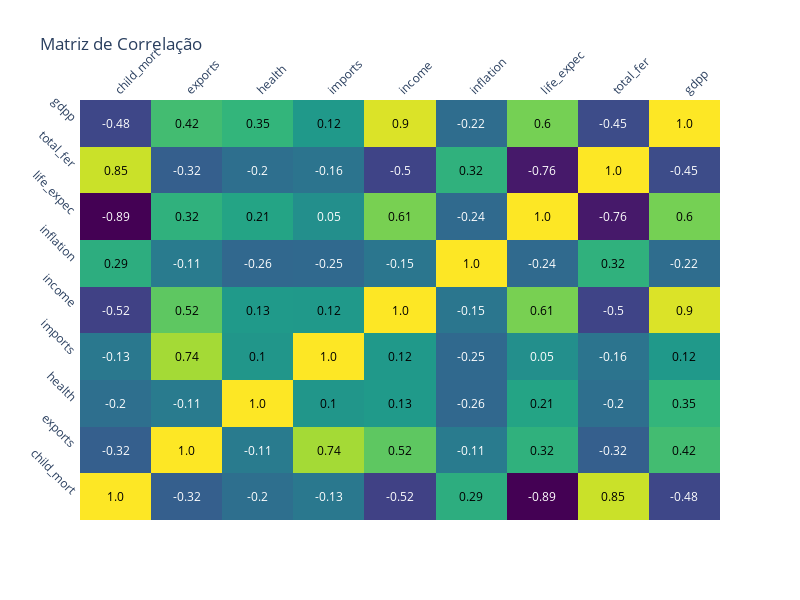

The notebook cell this image was saved under:
### Markdown cell above
### Matriz de Correlação
É crucial examinar a correlação entre variáveis, uma vez que altas correlações podem distorcer os resultados.

### Code cell
heatData = dados.drop("country", axis=1)
correlation_matrix = heatData.corr()

# Arredondar os valores da matriz de correlação para 2 casas decimais
correlation_matrix = correlation_matrix.round(2)

fig = ff.create_annotated_heatmap(
    z=correlation_matrix.values,
    x=list(correlation_matrix.columns),
    y=list(correlation_matrix.index),
    colorscale="Viridis",
    colorbar=dict(title="Correlation Coefficient", tickvals=[-1, -0.5, 0, 0.5, 1]),
)

fig.update_layout(
    height=600,  # Ajuste a altura conforme necessário
    width=800,
    title="Matriz de Correlação",
    xaxis=dict(tickangle=-45),
    yaxis=dict(tickangle=45),
)

# Mostrar o gráfico
fig.show()

### Figure 1 — Plotly figure (JSON) as saved in the notebook; plotly's stock layout.template omitted (floating-point values rounded to 4 significant figures)
{"data": [{"colorbar": {"tickvals": [-1, -0.5, 0, 0.5, 1], "title": {"text": "Correlation Coefficient"}}, "colorscale": [[0, "#440154"], [0.1111, "#482878"], [0.2222, "#3e4989"], [0.3333, "#31688e"], [0.4444, "#26828e"], [0.5556, "#1f9e89"], [0.6667, "#35b779"], [0.7778, "#6ece58"], [0.8889, "#b5de2b"], [1, "#fde725"]], "reversescale": false, "showscale": false, "type": "heatmap", "x": ["child_mort", "exports", "health", "imports", "income", "inflation", "life_expec", "total_fer", "gdpp"], "y": ["child_mort", "exports", "health", "imports", "income", "inflation", "life_expec", "total_fer", "gdpp"], "z": [[1, -0.32, -0.2, -0.13, -0.52, 0.29, -0.89, 0.85, -0.48], [-0.32, 1, -0.11, 0.74, 0.52, -0.11, 0.32, -0.32, 0.42], [-0.2, -0.11, 1, 0.1, 0.13, -0.26, 0.21, -0.2, 0.35], [-0.13, 0.74, 0.1, 1, 0.12, -0.25, 0.05, -0.16, 0.12], [-0.52, 0.52, 0.13, 0.12, 1, -0.15, 0.61, -0.5, 0.9], [0.29, -0.11, -0.26, -0.25, -0.15, 1, -0.24, 0.32, -0.22], [-0.89, 0.32, 0.21, 0.05, 0.61, -0.24, 1, -0.76, 0.6], [0.85, -0.32, -0.2, -0.16, -0.5, 0.32, -0.76, 1, -0.45], [-0.48, 0.42, 0.35, 0.12, 0.9, -0.22, 0.6, -0.45, 1]]}], "layout": {"annotations": [{"font": {"color": "#000000"}, "showarrow": false, "text": "1.0", "x": "child_mort", "xref": "x", "y": "child_mort", "yref": "y"}, {"font": {"color": "#FFFFFF"}, "showarrow": false, "text": "-0.32", "x": "exports", "xref": "x", "y": "child_mort", "yref": "y"}, {"font": {"color": "#FFFFFF"}, "showarrow": false, "text": "-0.2", "x": "health", "xref": "x", "y": "child_mort", "yref": "y"}, {"font": {"color": "#FFFFFF"}, "showarrow": false, "text": "-0.13", "x": "imports", "xref": "x", "y": "child_mort", "yref": "y"}, {"font": {"color": "#FFFFFF"}, "showarrow": false, "text": "-0.52", "x": "income", "xref": "x", "y": "child_mort", "yref": "y"}, {"font": {"color": "#000000"}, "showarrow": false, "text": "0.29", "x": "inflation", "xref": "x", "y": "child_mort", "yref": "y"}, {"font": {"color": "#FFFFFF"}, "showarrow": false, "text": "-0.89", "x": "life_expec", "xref": "x", "y": "child_mort", "yref": "y"}, {"font": {"color": "#000000"}, "showarrow": false, "text": "0.85", "x": "total_fer", "xref": "x", "y": "child_mort", "yref": "y"}, {"font": {"color": "#FFFFFF"}, "showarrow": false, "text": "-0.48", "x": "gdpp", "xref": "x", "y": "child_mort", "yref": "y"}, {"font": {"color": "#FFFFFF"}, "showarrow": false, "text": "-0.32", "x": "child_mort", "xref": "x", "y": "exports", "yref": "y"}, {"font": {"color": "#000000"}, "showarrow": false, "text": "1.0", "x": "exports", "xref": "x", "y": "exports", "yref": "y"}, {"font": {"color": "#FFFFFF"}, "showarrow": false, "text": "-0.11", "x": "health", "xref": "x", "y": "exports", "yref": "y"}, {"font": {"color": "#000000"}, "showarrow": false, "text": "0.74", "x": "imports", "xref": "x", "y": "exports", "yref": "y"}, {"font": {"color": "#000000"}, "showarrow": false, "text": "0.52", "x": "income", "xref": "x", "y": "exports", "yref": "y"}, {"font": {"color": "#FFFFFF"}, "showarrow": false, "text": "-0.11", "x": "inflation", "xref": "x", "y": "exports", "yref": "y"}, {"font": {"color": "#000000"}, "showarrow": false, "text": "0.32", "x": "life_expec", "xref": "x", "y": "exports", "yref": "y"}, {"font": {"color": "#FFFFFF"}, "showarrow": false, "text": "-0.32", "x": "total_fer", "xref": "x", "y": "exports", "yref": "y"}, {"font": {"color": "#000000"}, "showarrow": false, "text": "0.42", "x": "gdpp", "xref": "x", "y": "exports", "yref": "y"}, {"font": {"color": "#FFFFFF"}, "showarrow": false, "text": "-0.2", "x": "child_mort", "xref": "x", "y": "health", "yref": "y"}, {"font": {"color": "#FFFFFF"}, "showarrow": false, "text": "-0.11", "x": "exports", "xref": "x", "y": "health", "yref": "y"}, {"font": {"color": "#000000"}, "showarrow": false, "text": "1.0", "x": "health", "xref": "x", "y": "health", "yref": "y"}, {"font": {"color": "#000000"}, "showarrow": false, "text": "0.1", "x": "imports", "xref": "x", "y": "health", "yref": "y"}, {"font": {"color": "#000000"}, "showarrow": false, "text": "0.13", "x": "income", "xref": "x", "y": "health", "yref": "y"}, {"font": {"color": "#FFFFFF"}, "showarrow": false, "text": "-0.26", "x": "inflation", "xref": "x", "y": "health", "yref": "y"}, {"font": {"color": "#000000"}, "showarrow": false, "text": "0.21", "x": "life_expec", "xref": "x", "y": "health", "yref": "y"}, {"font": {"color": "#FFFFFF"}, "showarrow": false, "text": "-0.2", "x": "total_fer", "xref": "x", "y": "health", "yref": "y"}, {"font": {"color": "#000000"}, "showarrow": false, "text": "0.35", "x": "gdpp", "xref": "x", "y": "health", "yref": "y"}, {"font": {"color": "#FFFFFF"}, "showarrow": false, "text": "-0.13", "x": "child_mort", "xref": "x", "y": "imports", "yref": "y"}, {"font": {"color": "#000000"}, "showarrow": false, "text": "0.74", "x": "exports", "xref": "x", "y": "imports", "yref": "y"}, {"font": {"color": "#000000"}, "showarrow": false, "text": "0.1", "x": "health", "xref": "x", "y": "imports", "yref": "y"}, {"font": {"color": "#000000"}, "showarrow": false, "text": "1.0", "x": "imports", "xref": "x", "y": "imports", "yref": "y"}, {"font": {"color": "#000000"}, "showarrow": false, "text": "0.12", "x": "income", "xref": "x", "y": "imports", "yref": "y"}, {"font": {"color": "#FFFFFF"}, "showarrow": false, "text": "-0.25", "x": "inflation", "xref": "x", "y": "imports", "yref": "y"}, {"font": {"color": "#FFFFFF"}, "showarrow": false, "text": "0.05", "x": "life_expec", "xref": "x", "y": "imports", "yref": "y"}, {"font": {"color": "#FFFFFF"}, "showarrow": false, "text": "-0.16", "x": "total_fer", "xref": "x", "y": "imports", "yref": "y"}, {"font": {"color": "#000000"}, "showarrow": false, "text": "0.12", "x": "gdpp", "xref": "x", "y": "imports", "yref": "y"}, {"font": {"color": "#FFFFFF"}, "showarrow": false, "text": "-0.52", "x": "child_mort", "xref": "x", "y": "income", "yref": "y"}, {"font": {"color": "#000000"}, "showarrow": false, "text": "0.52", "x": "exports", "xref": "x", "y": "income", "yref": "y"}, {"font": {"color": "#000000"}, "showarrow": false, "text": "0.13", "x": "health", "xref": "x", "y": "income", "yref": "y"}, {"font": {"color": "#000000"}, "showarrow": false, "text": "0.12", "x": "imports", "xref": "x", "y": "income", "yref": "y"}, {"font": {"color": "#000000"}, "showarrow": false, "text": "1.0", "x": "income", "xref": "x", "y": "income", "yref": "y"}, {"font": {"color": "#FFFFFF"}, "showarrow": false, "text": "-0.15", "x": "inflation", "xref": "x", "y": "income", "yref": "y"}, {"font": {"color": "#000000"}, "showarrow": false, "text": "0.61", "x": "life_expec", "xref": "x", "y": "income", "yref": "y"}, {"font": {"color": "#FFFFFF"}, "showarrow": false, "text": "-0.5", "x": "total_fer", "xref": "x", "y": "income", "yref": "y"}, {"font": {"color": "#000000"}, "showarrow": false, "text": "0.9", "x": "gdpp", "xref": "x", "y": "income", "yref": "y"}, {"font": {"color": "#000000"}, "showarrow": false, "text": "0.29", "x": "child_mort", "xref": "x", "y": "inflation", "yref": "y"}, {"font": {"color": "#FFFFFF"}, "showarrow": false, "text": "-0.11", "x": "exports", "xref": "x", "y": "inflation", "yref": "y"}, {"font": {"color": "#FFFFFF"}, "showarrow": false, "text": "-0.26", "x": "health", "xref": "x", "y": "inflation", "yref": "y"}, {"font": {"color": "#FFFFFF"}, "showarrow": false, "text": "-0.25", "x": "imports", "xref": "x", "y": "inflation", "yref": "y"}, {"font": {"color": "#FFFFFF"}, "showarrow": false, "text": "-0.15", "x": "income", "xref": "x", "y": "inflation", "yref": "y"}, {"font": {"color": "#000000"}, "showarrow": false, "text": "1.0", "x": "inflation", "xref": "x", "y": "inflation", "yref": "y"}, {"font": {"color": "#FFFFFF"}, "showarrow": false, "text": "-0.24", "x": "life_expec", "xref": "x", "y": "inflation", "yref": "y"}, {"font": {"color": "#000000"}, "showarrow": false, "text": "0.32", "x": "total_fer", "xref": "x", "y": "inflation", "yref": "y"}, {"font": {"color": "#FFFFFF"}, "showarrow": false, "text": "-0.22", "x": "gdpp", "xref": "x", "y": "inflation", "yref": "y"}, {"font": {"color": "#FFFFFF"}, "showarrow": false, "text": "-0.89", "x": "child_mort", "xref": "x", "y": "life_expec", "yref": "y"}, {"font": {"color": "#000000"}, "showarrow": false, "text": "0.32", "x": "exports", "xref": "x", "y": "life_expec", "yref": "y"}, {"font": {"color": "#000000"}, "showarrow": false, "text": "0.21", "x": "health", "xref": "x", "y": "life_expec", "yref": "y"}, {"font": {"color": "#FFFFFF"}, "showarrow": false, "text": "0.05", "x": "imports", "xref": "x", "y": "life_expec", "yref": "y"}, {"font": {"color": "#000000"}, "showarrow": false, "text": "0.61", "x": "income", "xref": "x", "y": "life_expec", "yref": "y"}, {"font": {"color": "#FFFFFF"}, "showarrow": false, "text": "-0.24", "x": "inflation", "xref": "x", "y": "life_expec", "yref": "y"}, {"font": {"color": "#000000"}, "showarrow": false, "text": "1.0", "x": "life_expec", "xref": "x", "y": "life_expec", "yref": "y"}, {"font": {"color": "#FFFFFF"}, "showarrow": false, "text": "-0.76", "x": "total_fer", "xref": "x", "y": "life_expec", "yref": "y"}, {"font": {"color": "#000000"}, "showarrow": false, "text": "0.6", "x": "gdpp", "xref": "x", "y": "life_expec", "yref": "y"}, {"font": {"color": "#000000"}, "showarrow": false, "text": "0.85", "x": "child_mort", "xref": "x", "y": "total_fer", "yref": "y"}, {"font": {"color": "#FFFFFF"}, "showarrow": false, "text": "-0.32", "x": "exports", "xref": "x", "y": "total_fer", "yref": "y"}, {"font": {"color": "#FFFFFF"}, "showarrow": false, "text": "-0.2", "x": "health", "xref": "x", "y": "total_fer", "yref": "y"}, {"font": {"color": "#FFFFFF"}, "showarrow": false, "text": "-0.16", "x": "imports", "xref": "x", "y": "total_fer", "yref": "y"}, {"font": {"color": "#FFFFFF"}, "showarrow": false, "text": "-0.5", "x": "income", "xref": "x", "y": "total_fer", "yref": "y"}, {"font": {"color": "#000000"}, "showarrow": false, "text": "0.32", "x": "inflation", "xref": "x", "y": "total_fer", "yref": "y"}, {"font": {"color": "#FFFFFF"}, "showarrow": false, "text": "-0.76", "x": "life_expec", "xref": "x", "y": "total_fer", "yref": "y"}, {"font": {"color": "#000000"}, "showarrow": false, "text": "1.0", "x": "total_fer", "xref": "x", "y": "total_fer", "yref": "y"}, {"font": {"color": "#FFFFFF"}, "showarrow": false, "text": "-0.45", "x": "gdpp", "xref": "x", "y": "total_fer", "yref": "y"}, {"font": {"color": "#FFFFFF"}, "showarrow": false, "text": "-0.48", "x": "child_mort", "xref": "x", "y": "gdpp", "yref": "y"}, {"font": {"color": "#000000"}, "showarrow": false, "text": "0.42", "x": "exports", "xref": "x", "y": "gdpp", "yref": "y"}, {"font": {"color": "#000000"}, "showarrow": false, "text": "0.35", "x": "health", "xref": "x", "y": "gdpp", "yref": "y"}, {"font": {"color": "#000000"}, "showarrow": false, "text": "0.12", "x": "imports", "xref": "x", "y": "gdpp", "yref": "y"}, {"font": {"color": "#000000"}, "showarrow": false, "text": "0.9", "x": "income", "xref": "x", "y": "gdpp", "yref": "y"}, {"font": {"color": "#FFFFFF"}, "showarrow": false, "text": "-0.22", "x": "inflation", "xref": "x", "y": "gdpp", "yref": "y"}, {"font": {"color": "#000000"}, "showarrow": false, "text": "0.6", "x": "life_expec", "xref": "x", "y": "gdpp", "yref": "y"}, {"font": {"color": "#FFFFFF"}, "showarrow": false, "text": "-0.45", "x": "total_fer", "xref": "x", "y": "gdpp", "yref": "y"}, {"font": {"color": "#000000"}, "showarrow": false, "text": "1.0", "x": "gdpp", "xref": "x", "y": "gdpp", "yref": "y"}], "height": 600, "title": {"text": "Matriz de Correlação"}, "width": 800, "xaxis": {"dtick": 1, "gridcolor": "rgb(0, 0, 0)", "side": "top", "tickangle": -45, "ticks": ""}, "yaxis": {"dtick": 1, "tickangle": 45, "ticks": "", "ticksuffix": "  "}}}
